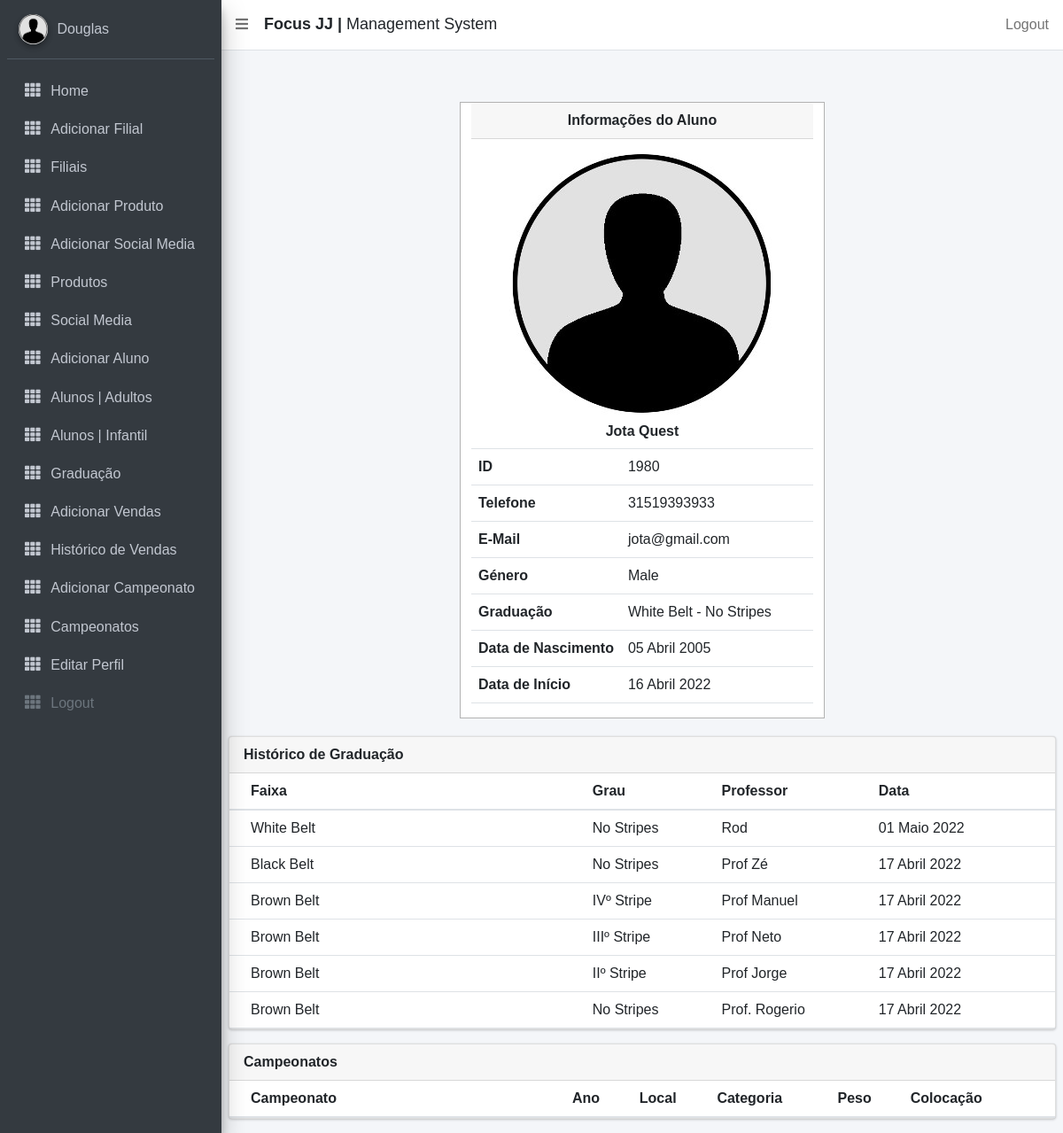
Page /managealunos/1980 (signed in) on the committed database.
### focusbjj/models.py (models this page shows, shortened)
class CustomUser(AbstractUser):
    id = ShortUUIDField(primary_key=True, editable=False, alphabet="0123456789", length=3)
    email = models.EmailField(max_length=255, unique=True)
    contact_name = models.CharField(max_length=255)
    country = CountryField()
    location = models.CharField(max_length=255)
    phone = models.CharField(max_length=15, help_text=_('Use somente números. Código do País + Telefone'))
    join_date = models.DateTimeField(default=timezone.now)
    is_active = models.BooleanField(default=True, help_text='Desmarque a caixa para desativar')
    class Meta:
        ordering = ["country", "location"]

class Aluno(models.Model):
    DoesNotExist = None
    objects = None
    id = ShortUUIDField(primary_key=True, editable=False, alphabet="0123456789", length=4)
    photo = models.ImageField(upload_to='photos/', null=True, blank=True)
    nome = models.CharField(max_length=15, verbose_name='Name')
    middle_name = models.CharField(max_length=20, verbose_name='Middle Name', blank=True, null=True)
    surname = models.CharField(max_length=15, verbose_name='Last Name', null=True)
    phone = models.CharField(max_length=15, help_text='Use only numbers')
    email = models.EmailField(max_length=128)
    location = models.ForeignKey(CustomUser, related_name="alunos", on_delete=models.CASCADE)
    address = models.CharField(max_length=255, blank=True, null=True)
    belt = models.CharField(max_length=255, choices=BELT)
    stripe = models.CharField(max_length=255, choices=GRAU, default= 'No Stripes')
    join_date = models.DateTimeField()
    time_stamp = models.DateTimeField(auto_now=True, null=True)
    gender = models.CharField(max_length=255, choices=GENDER)
    dob = models.DateField(verbose_name='Date of Birth',)
    is_blocked = models.BooleanField(default=False)
    agreement = models.BooleanField(default=False)
    USERNAME_FIELD = 'id'
    class Meta:
        ordering = ["nome"]

class Graduation(models.Model):
    objects = None
    aluno = models.ForeignKey(Aluno, related_name='graduacao', on_delete=models.CASCADE, verbose_name='_(Aluno')
    master = models.CharField(max_length=15, null=True, verbose_name=_('Professor'))
    belt = models.CharField(max_length=255, choices=BELT, verbose_name=_('Faixa'))
    stripe = models.CharField(max_length=255, choices=GRAU, verbose_name=_('Grau'))
    time_stamp = models.DateTimeField(null=True, verbose_name=_('Data'))

### focusbjj/views.py (the view)
# urls.py: path('managealunos/<int:pk>', views.DetailALunos.as_view(), name='alunos'),
class DetailALunos(LoginRequiredMixin, DetailView):
    template_name = 'details_alunos.html'
    model = Aluno

### focusbjj/templatetags/attendance_tags.py (called while the page is built)
@register.filter
def campeonatos(athlete_instance):
    return Championship.objects.filter(athlete_id=athlete_instance.id)

@register.filter
def graduacoes(aluno_instance):
    return Graduation.objects.filter(aluno_id=aluno_instance.id).order_by('-time_stamp')

@register.filter
def current_belt(aluno_instance):
    belt = Graduation.objects.filter(aluno_id=aluno_instance.id).order_by('-time_stamp')
    if belt:
        current = belt[0].belt
    else:
        current = aluno_instance.belt
    return current

@register.filter
def current_stripe(aluno_instance):
    belt = Graduation.objects.filter(aluno_id=aluno_instance.id).order_by('-time_stamp')
    if belt:
        current = belt[0].stripe
    else:
        current = aluno_instance.stripe
    return current

### focusbjj/templates/details_alunos.html (shortened to what this page needs)
{% extends 'base_template.html' %}
{% load static %}
{% load attendance_tags %}
{% load i18n %}
{% block content %}
<link rel="stylesheet" href="http://cdnjs.cloudfare.com/ajax/libs/font-awesome/5.15.2/css/all.min.css">
<link rel="stylesheet" href="{% static 'style_aluno.css' %}">
<section class="content">
<div align="center">
   <div class="row col-lg-6" align="center">
       <div class="box ">
           <div class="card-header">
                <p> <b>{% trans "Informações do Aluno" %}</b></p>
            </div>
            <div style="padding: 15px 0px 5px 0px">
                {% if aluno.photo %}
                    <td colspan="2" align=center><img width="300px" src="{{ aluno.photo.url }}"> </td>
                {% else %}
                    <td colspan="2" align=center><img width="300px" src="{% static 'images/defaultuser.jpeg' %}"> </td>
                {% endif %}
            </div>
            <div>
                <h3 style="padding-bottom:10px"><strong>{{ aluno.nome|title }} {{ aluno.middle_name|default_if_none:""|title }} {{ aluno.surname|title }}</strong></h3>
                <div>
                    <table class="table table-hover text-nowrap">
                       <tr>
                            <th width="40px">{% trans "ID" %}</th>
                            <td>{{ aluno.id }}</td>
                        </tr>
                        <tr>
                            <th width="40px">{% trans "Telefone" %}</th>
                            <td>{{ aluno.phone }}</td>
                        </tr>
                        <tr>
                            <th>{% trans "E-Mail" %}</th>
                            <td>{{ aluno.email|lower }}</td>
                        </tr>
                        <tr>
                            <th>{% trans "Gênero" %}</th>
                            <td>{{ aluno.gender }}</td>
                        </tr>
                        <tr>
                            <th>{% trans "Graduação" %}</th>
                            <td>{{ aluno|current_belt }} - {{ aluno|current_stripe }}</td>
                        </tr>
                        <tr>
                            <th>{% trans "Data de Nascimento" %}</th>
                            <td>{{ aluno.dob|date:"d F Y" }}</td>
                        </tr>
                        <tr>
                            <th>{% trans "Data de Início" %}</th>
                            <td>{{ aluno.join_date|date:"d F Y" }}</td>
                        </tr>
                    </table>
                </div>
            </div>
       </div>
    </div>
</div>
            <div class="row">
                <div class="col-md-12">
                    <div class="card">
                        <div class="card-header">
                            <p> <b>{% trans "Histórico de Graduação" %}</b></p>
                        </div>
                <div class="card-body table-responsive p-0">
                <table class="table table-hover text-nowrap">
                <thead>
                    <tr>
                        <th width="250px">{% trans "Faixa"%}</th>
                        <th width="50px">{% trans "Grau"%}</th>
                        <th width="50px">{% trans "Professor"%}</th>
                        <th width="50px">{% trans "Data"%}</th>
                    </tr>
                </thead>
                <tbody>
                {% for graduacao in aluno|graduacoes %}
                            <tr>
                            <td>{{ graduacao.belt }}</td>
                            <td>
                                {% if graduacao.stripe %}
                                {{ graduacao.stripe }}
                                {% endif %}
                            </td>
                            <td> {{ graduacao.master }}</td>
                            <td>{{ graduacao.time_stamp|date:"d F Y" }}</td>
                            </tr>
                {% endfor %}
                </tbody>
                </table>
                    </div>
                    </div>
                </div>
            </div>
    <div class="row ">
                <div class="col-md-12">
                    <div class="card">
                        <div class="card-header">
                            <p> <b>{% trans "Campeonatos" %}</b></p>
                        </div>
                <div class="card-body table-responsive p-0">
                <table class="table table-hover text-nowrap">
                <thead>
                   <tr>
                    <th width="250px">{% trans "Campeonato"%}</th>
                    <th width="50px">{% trans "Ano"%}</th>
                    <th width="50px">{% trans "Local"%}</th>
                    <th width="50px">{% trans "Categoria"%}</th>
                    <th width="50px">{% trans "Peso"%}</th>
                    <th width="50px"> {% trans "Colocação"%}</th>
                    </tr>
                   </thead>
                </table>
                    </div>
                    </div>
                </div>
            </div>
</section>
{% endblock %}

### templates/sidebar_template.html (shortened to what this page needs)
{% load static %}
{% load i18n %}
<aside class="main-sidebar navbar-gray-dark sidebar-dark-primary elevation-4">
    <div class="sidebar">
      <div class="user-panel mt-3 pb-3 mb-3 d-flex">
        <div class="image">
          <img src="{% static 'images/defaultuser.jpeg' %}" class="img-circle elevation-2" alt="User Image">
        </div>
        <div class="info">
          <a href="#" class="d-block">{{ user.contact_name }}</a>
        </div>
      </div>
      <nav class="mt-2">
        <ul class="nav nav-pills nav-sidebar flex-column" data-widget="treeview" role="menu" data-accordion="false">
          <li class="nav-item">
            {% url 'admin_home' as admin_home %}
            <a href="{% url 'focusbjj:filiais' %}" class="nav-link {% if request.path == admin_home %} active {% endif %}">
              <i class="nav-icon fas fa-th"></i>
              <p>
                Home
              </p>
            </a>
          </li>
          {% if user.is_superuser %}
          <li class="nav-item">
            {% url 'add_staff' as add_staff %}
            <a href="{% url 'focusbjj:add_staff' %}" class="nav-link {% if request.path == add_staff %} active {% endif %}">
              <i class="nav-icon fas fa-th"></i>
              <p>
               Adicionar Filial
              </p>
            </a>
          </li>
           <li class="nav-item">
              {% url 'manage_staff' as manage_staff %}
            {% url 'edit_staff' staff_id=id as edit_staff %}
            <a href="{% url 'focusbjj:managestaff' %}" class="nav-link {% if request.path == manage_staff %} active {% endif %} {% if request.path == edit_staff %} active {% endif %}">
              <i class="nav-icon fas fa-th"></i>
              <p>
                Filiais
              </p>
            </a>
          </li>
          <li class="nav-item">
            <a href="{% url 'focusbjj:addproduct' %}" class="nav-link ">
              <i class="nav-icon fas fa-th"></i>
              <p>
                Adicionar Produto
              </p>
            </a>
          </li>
          <li class="nav-item">
            <a href="{% url 'focusbjj:addsocialmedia' %}" class="nav-link ">
              <i class="nav-icon fas fa-th"></i>
              <p>
                {% trans "Adicionar Social Media" %}
              </p>
            </a>
          </li>
          {% endif%}
          <li class="nav-item">
            <a href="{% url 'focusbjj:products' %}" class="nav-link ">
              <i class="nav-icon fas fa-th"></i>
              <p>
                {% trans "Produtos" %}
              </p>
            </a>
          </li>
          <li class="nav-item">
            <a href="{% url 'focusbjj:socialmedia' %}" class="nav-link">
              <i class="nav-icon fas fa-th"></i>
              <p>
                {% trans "Social Media" %}
              </p>
            </a>
          </li>
           <li class="nav-item">
            <a href="{% url 'focusbjj:add_aluno' %}" class="nav-link {% if request.path == add_student %} active {% endif %}">
              <i class="nav-icon fas fa-th"></i>
              <p>
                {% trans "Adicionar Aluno" %}
              </p>
            </a>
          </li>
          <li class="nav-item">
            <a href="{% url 'focusbjj:managealunos' %}" class="nav-link {% if request.path == manage_student %} active {% endif %} {% if request.path == edit_student %} active {% endif %}">
              <i class="nav-icon fas fa-th"></i>
              <p>
                {% trans "Alunos | Adultos" %}
              </p>
            </a>
          </li>
          <li class="nav-item">
            <a href="{% url 'focusbjj:managealunoskids' %}" class="nav-link {% if request.path == manage_student %} active {% endif %} {% if request.path == edit_student %} active {% endif %}">
              <i class="nav-icon fas fa-th"></i>
              <p>
                {% trans "Alunos | Infantil" %}
              </p>
            </a>
          </li>
          <li class="nav-item">
            <a href="{% url 'focusbjj:managegraduation' %}" class="nav-link {% if request.path == manage_student %} active {% endif %} {% if request.path == edit_student %} active {% endif %}">
              <i class="nav-icon fas fa-th"></i>
              <p>
                {% trans "Graduação" %}
              </p>
            </a>
          </li>
           <li class="nav-item">
            <a href="{% url 'focusbjj:addvenda' %}" class="nav-link ">
              <i class="nav-icon fas fa-th"></i>
              <p>
                {% trans "Adicionar Vendas" %}
              </p>
            </a>
          </li>
           <li class="nav-item">
            <a href="{% url 'focusbjj:vendas' user.pk %}" class="nav-link ">
              <i class="nav-icon fas fa-th"></i>
              <p>
                {% trans "Histórico de Vendas" %}
              </p>
            </a>
          </li>
          <li class="nav-item">
            <a href="{% url 'focusbjj:championship' %}" class="nav-link {% if request.path == manage_student %} active {% endif %} {% if request.path == edit_student %} active {% endif %}">
              <i class="nav-icon fas fa-th"></i>
              <p>
                {% trans "Adicionar Campeonato" %}
              </p>
            </a>
          </li>
          <li class="nav-item">
            <a href="{% url 'focusbjj:championshipdetails' %}" class="nav-link {% if request.path == manage_student %} active {% endif %} {% if request.path == edit_student %} active {% endif %}">
              <i class="nav-icon fas fa-th"></i>
              <p>
                {% trans "Campeonatos" %}
              </p>
            </a>
          </li>
           <li class="nav-item">
            <a href="{% url 'focusbjj:editarstaff' request.user.pk %}" class="nav-link ">
              <i class="nav-icon fas fa-th"></i>
              <p>
                {% trans "Editar Perfil" %}
              </p>
            </a>
          </li>
          <li class="nav-item">
             <form action="{% url 'focusbjj:logout' %}"  method="post" class="nav-link">
              <i class="nav-icon fas fa-th"></i>
              <p>
                <button type="submit"> Logout</button>
              </p>
            </form>
          </li>
        </ul>
      </nav>
    </div>
  </aside>

### static/style_aluno.css (style rules this page uses)
* { margin:0; padding:0; box-sizing: border-box; text-decoration: none; font-family: Arial, Helvetica, sans-serif; transition: all 0.4s cubic-bezier(0,1.57,.67,1.18); }
.box { flex:1 1 300px; background: #fff; border: 1px solid rgba(0,0,0,.3); position: relative; overflow: hidden; margin:20px; }

### rows in the picture
CustomUser: contact_name "Douglas"
Aluno: nome "Jota", surname "Quest", id "1980", phone "31519393933", email "jota@gmail.com", gender "Male", id.belt "White Belt", id.stripe "No Stripes", dob "05 Abril 2005", join_date "16 Abril 2022"
Graduation: belt "White Belt", stripe "No Stripes", master "Rod", time_stamp "01 Maio 2022"
Graduation: belt "Black Belt", stripe "No Stripes", master "Prof Zé", time_stamp "17 Abril 2022"
Graduation: belt "Brown Belt", stripe "IVº Stripe", master "Prof Manuel", time_stamp "17 Abril 2022"
Graduation: belt "Brown Belt", stripe "IIIº Stripe", master "Prof Neto", time_stamp "17 Abril 2022"
Graduation: belt "Brown Belt", stripe "IIº Stripe", master "Prof Jorge", time_stamp "17 Abril 2022"
Graduation: belt "Brown Belt", stripe "No Stripes", master "Prof. Rogerio", time_stamp "17 Abril 2022"
